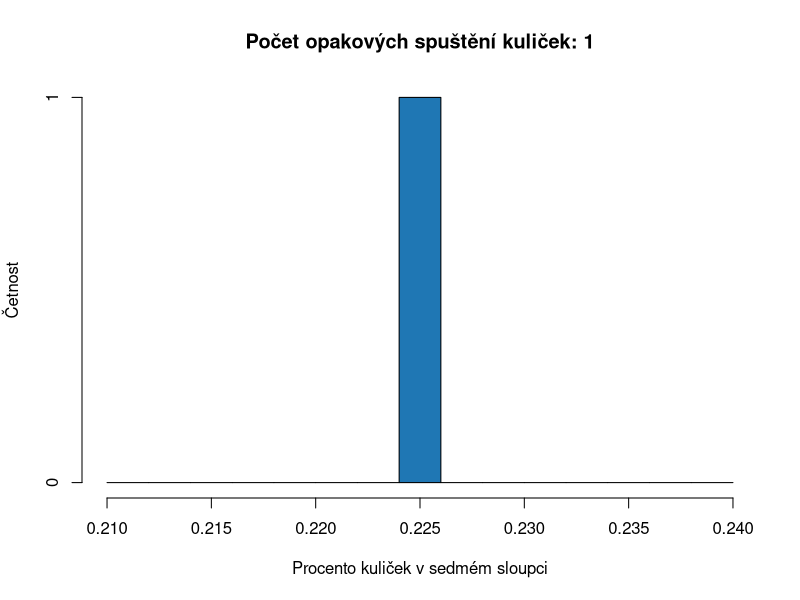
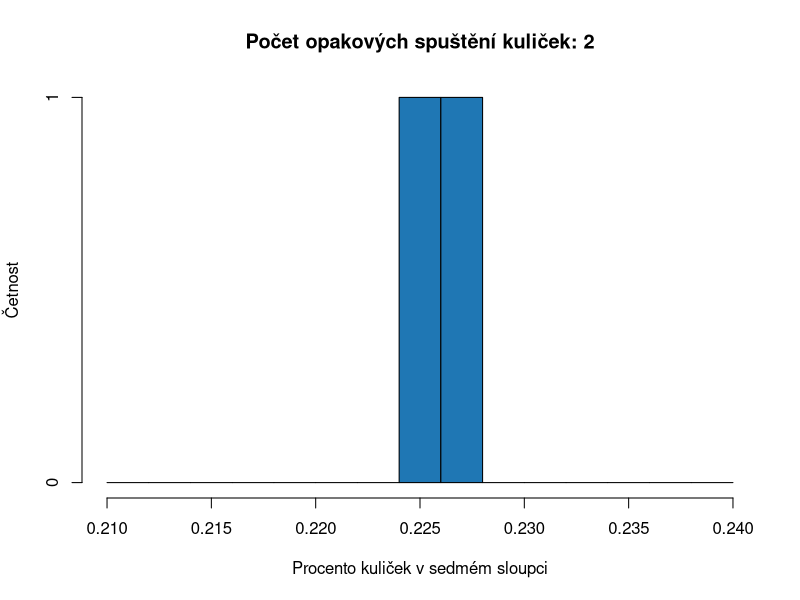
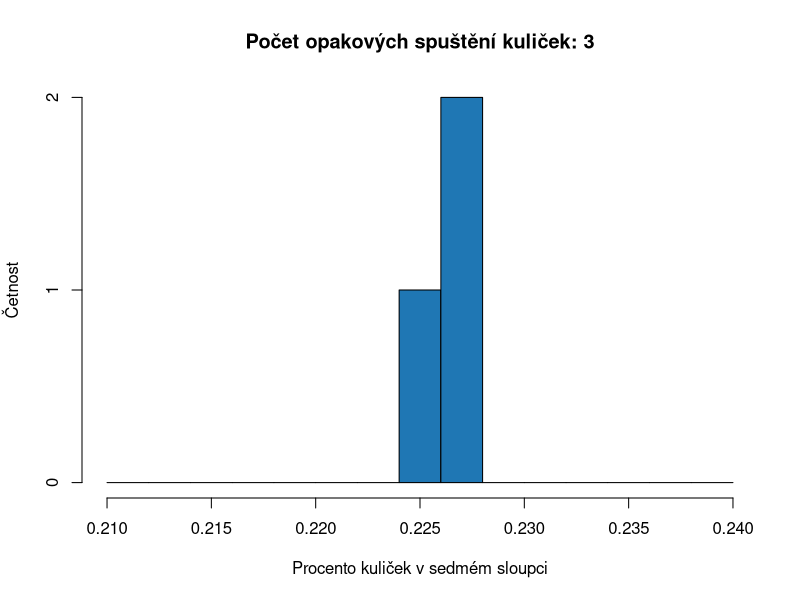
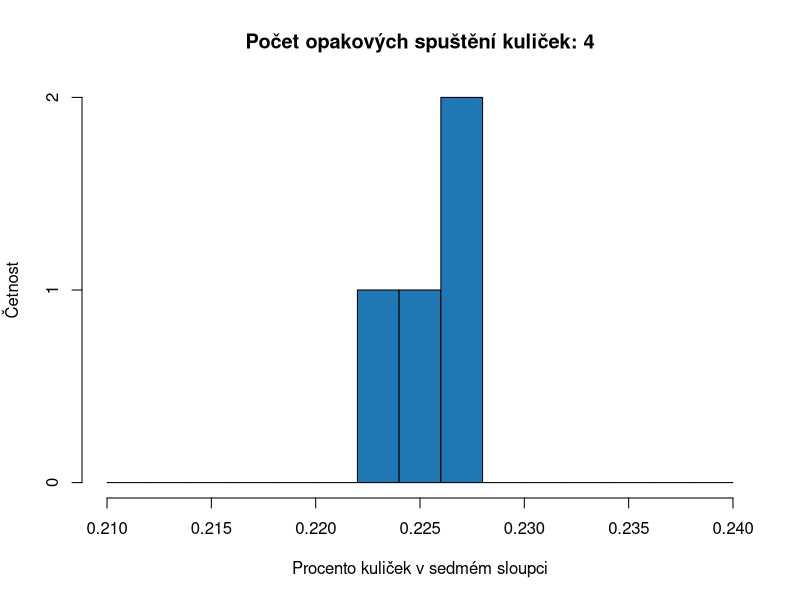
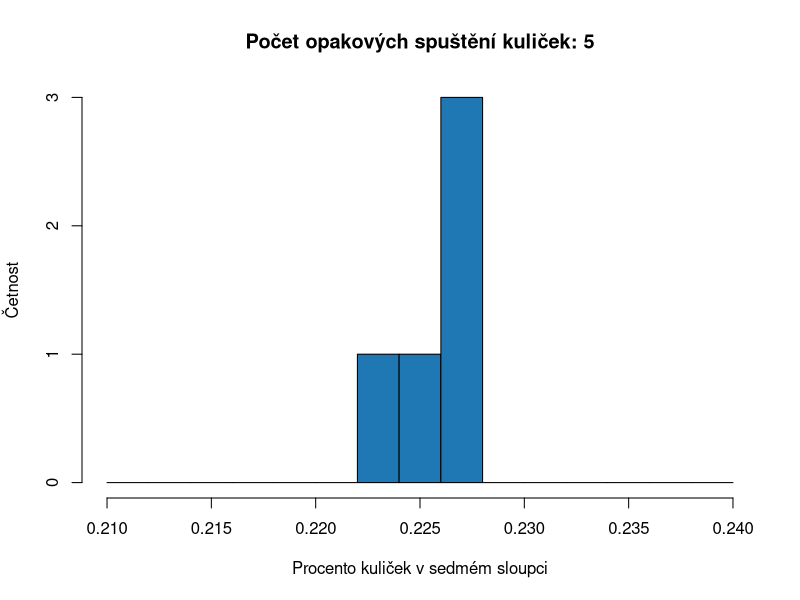
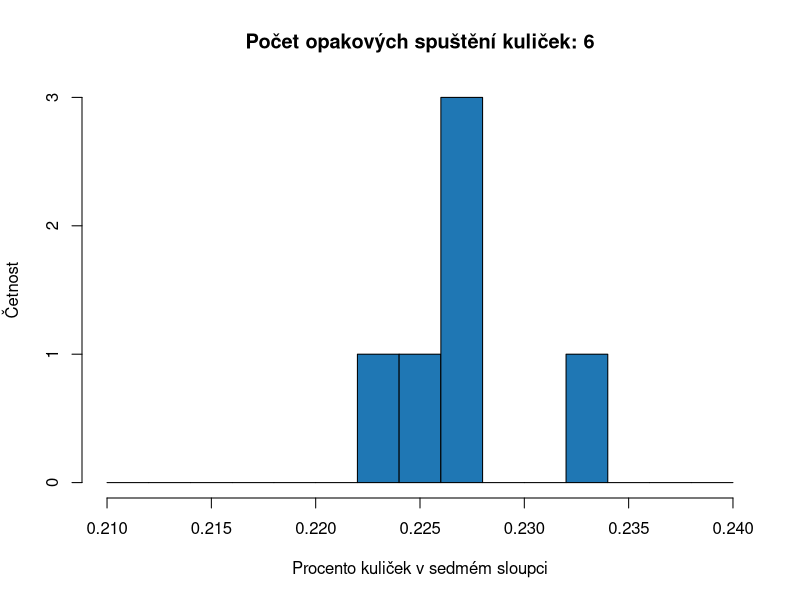
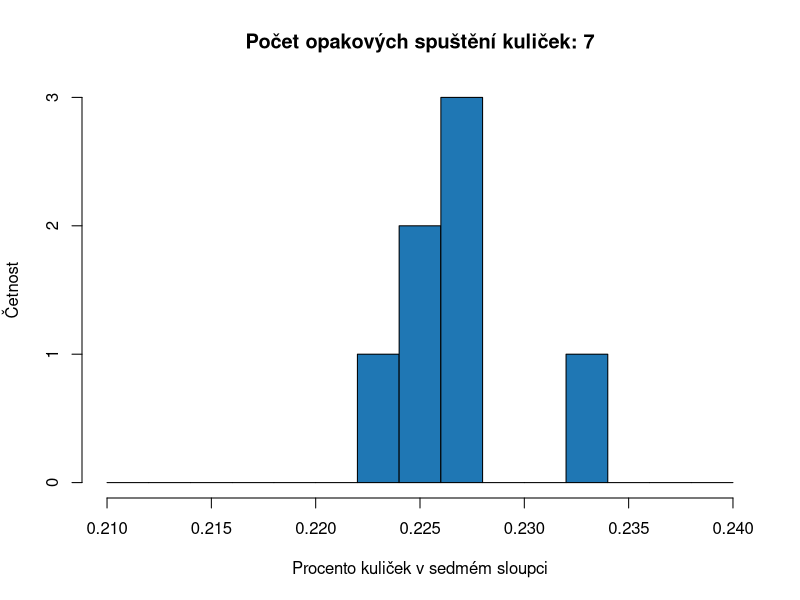
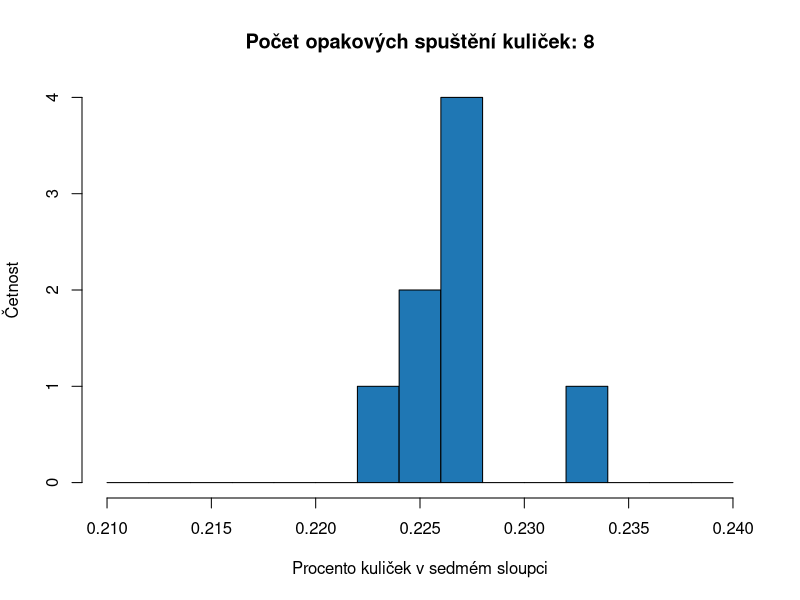

The R source for these figures, in order:
## ---- chunk 1
set.seed(42)
# pocet micku
n <- 10000
# pravdepodobnost uspechu (napravo)
p <- 0.5
# 0 by znamenalo všechny kulicky nalevo, 12 všechny kulicky napravo,
# celkem 13 možností, jak mohou kulicky skončit
s <- 12

vysledek <- rbinom(n = n, size = s, prob = p)
cetnost <- table(vysledek)

# pouzijeme nazev 6 v tabulce, protoze 0 je prvni sloupec
p_7 <- cetnost[names(cetnost) == "6"] / n
## ---- chunk 2
# funkce na vypocet p_7
rel_cetnost <- function(x, k) {
  cetnost <- table(x)
  p <- cetnost[names(cetnost) == k] / sum(cetnost)
  return(p)
}

# pocet simulaci
S <- 1:90
p_7 <- rep(NA, length(S))

for (i in S) {
  # spustime kulicky
  vysledek <- rbinom(n = n, size = s, prob = p)
  # vypocitame procento kulicek v kazdem sloupci
  p_7[i] <- rel_cetnost(vysledek, "6")

  hist(p_7,
    breaks = seq(0.21, 0.24, by = 0.002),
    xlim = c(0.21, 0.24),
    main = paste0("Počet opakových spuštění kuliček: ", S[i]),
    col = "#1f77b4",
    xlab = "Procento kuliček v sedmém sloupci", ylab = "Četnost"
  )
}
## ---- chunk 3
# vypocitame p
p_hat <- dbinom(6, size = 12, prob = 0.5)
# vypocitame smerodatnou odchylku dat
s_hat <- sqrt(p_hat * (1 - p_hat))

# vypocitame pdf rozlozeni procent
x <- seq(0.21, 0.24, length.out = 1000)
pdf <- dnorm(x, mean = p_hat, sd = s_hat/sqrt(n))


hist(p_7,
  breaks = seq(0.21, 0.24, by = 0.002),
  xlim = c(0.21, 0.24),
  col = "grey",
  main = "",
  xlab = "Procento kuliček v sedmém sloupci", ylab = "Četnost"
)
# pridame na druhou osu
par(new = TRUE)
plot(x, pdf,
  type = "l", lwd = 2,
  col = "#1f77b4",
  axes = FALSE,
  xlab = "", ylab = "",
  bty = "n"
)

legend("topright",
  legend = c(
    "rozdělení procent",
    paste0("N(", round(p_hat, 2), ",", round(s_hat/sqrt(n), 3), ")")
  ),
  lwd = c(2, 2),
  col = c("grey", "#1f77b4"),
  cex = 0.7
)
thicks <- round(seq(0, max(pdf), by = 10), 2)
axis(4, at = thicks, labels = thicks)
## ---- chunk 4
# definujeme velikost vyberu
N <- c(20, 50, 100)
# definujeme hodnoty pro ktere budeme pocitat pdf
x <- seq(0.00,1, length.out = 1000)

# vytvorime prazdný graf, do ktereho budeme pridavat
plot(x,
     type= "n",
     xlim = c(0, 0.8),
     ylim = c(0, 10),
     xlab = "Procento kuliček v sedmém sloupci", ylab = "PDF")

cols <- rev(RColorBrewer::brewer.pal(length(N) + 1, name = "Blues")  )

for(i in 1:length(N)) {
  # provedeme vyber a odhadneme p a sd
  n <- N[i]
  .vyber <- rbinom(n = n, size = s, prob = p)
  p_hat <- rel_cetnost(.vyber, "6")
  s_hat <- sqrt(p_hat*(1-p_hat))
  
  # vypocteme pdf pro T(p, s/sqrt(n), n-1) podle zobecneneho t-rozlozeni
  pdf_t <- 1/(s_hat / sqrt(n)) * dt((x - p_hat)/(s_hat / sqrt(n)), df = n-1)
  
  # pridame t-rozlozeni
  lines(x, pdf_t, type = "l", lwd = 2, col = cols[i])
}

# pridame legendu
legend("topright", 
       legend = c(paste0("T(p, s/sqrt(n), ", N-1, ")")),
       col = cols[1:length(N)],
       cex = 0.7,
       lwd = c(2, 2)
       )
## ---- chunk 5
probs <- c(0.025, 0.975)

# vypocitame quantily zobecneneho t-rozlozeni pro probs
q <- qt(probs, df = n-1)
q <- q * s_hat/sqrt(n) + p_hat

# vytvorime prazdný graf, do ktereho budeme pridavat
plot(x, pdf_t,
     type = "l", lwd = 2, 
     col = "grey",
     xlim = c(0, 0.8),
     ylim = c(0, 10),
     xlab = "Procento kuliček v sedmém sloupci", ylab = "PDF")

# naznacime kvantily a hodnoty vetsi nez nebo mensi nez
# pridame jako "h" abychom nazanacili integral 
lines(x[x < q[1]], pdf_t[x < q[1]], col = "#1f77b4", type = "h")
lines(x[x > q[2]], pdf_t[x > q[2]], col = "#1f77b4", type = "h")

legend("topright", 
       legend = c("p_0.025 | p_0.975", paste0("T(", round(p_hat, 2),
                                              ",",
                                              round(s_hat / sqrt(n), 2),
                                              ",",
                                              tail(N, 1)-1,")")
       ), 
       col = c("#1f77b4", "grey"),
       lwd = c(2, 2),
       cex = 0.7)
## ---- chunk 6
t_q <- qt(probs, n-1)
i_s <- p_hat + t_q * s_hat/sqrt(n)
## ---- chunk 7
# vytvorime si funkci na vypocet is
interval_spolehlivosti <- function(p_hat, alpha, n) {
  # spocitame populacni sd
  s_hat <- sqrt(p_hat *(1 - p_hat))
  # vypocitame pravdepodobnosti 1-alpha/2
  probs <- c(alpha / 2, 1 - (alpha / 2))
  # spocitame kvantily pro 1/alpha/2
  t_q <- qt(probs, n-1)
  # spocitame interval spolehlivosti
  i_s <- p_hat + t_q * s_hat/sqrt(n)
  return(i_s)
}

# pocet simulaci
S <- 100
# velikost vyberu
n <- 100
# urcime hladinu spolehlivosti
alpha <- 0.1
# populacni hodnota
pi <- dbinom(x = 6, size = 12, prob = 0.5) 

# vyvorime prazdny graf
plot(1:S, type= "n", 
     xlab = "Pořadí", ylab = "Procento kuliček v sedmém sloupci",
     ylim = c(0.05, 0.45))

for(x in 1:S) {
  # udelame vyber a spocitame ...
  # ...vyberovy prumer a smerodatnou odchylku
  vyber <- rbinom(n, size = 12, prob = 0.5)
  p_hat <- rel_cetnost(vyber, "6")
  s_hat <- sqrt(p_hat * (1 - p_hat))
  
  # spocitame interval spolehlivosti
  i_s <-interval_spolehlivosti(p_hat, alpha, n)
  
  # zvolime barvu podletoho, zda is pokryva populacni parametr
  .col <- "#1f77b4"
  if(i_s[1] > pi | i_s[2] < pi) {
    .col <- "grey"  
  }
  # zobrazime v grafu bodovy odhad
  points(x, p_hat, pch = 19, col = .col)
  lines(c(x, x), i_s, lwd = 1, col = .col)
}
# pridame populacni prumer
abline(h = pi, col = "black", lwd = 2)

legend("topright", 
       legend = "populační parametr",
       col = "black",
       lwd = 2)
## ---- chunk 8
# pocet bootstrap vyberu
S <- 1e4
p_hat <- rep(NA, S)
for(i in 1:S) {
  # udelame vyber s opakovanim
  boostrap_vyber <- sample(.vyber, size = n, replace = TRUE)
  # vypocitame parametr vyberu
  p_hat[i] <- rel_cetnost(boostrap_vyber, "6")
}

hist(p_hat, 
     col = "#1f77b4",
     xlab = "Procento kuliček v sedmém sloupci", ylab = "Četnost",
     main = "")

# vypocitale kvantil 0.025 a 0.975
alpha <- 0.05
i_s <- quantile(p_hat, probs = c(alpha/2, 1-alpha/2))
## ---- chunk 9
# vytvorime funkci
bootstrap <- function(x, func, S) {
  n <- length(x)
  parameter <- rep(NA, S)
  # provedeme vybery s opakovanim
  for(i in 1:S) {
    # udelame vyber s opakovanim
    boostrap_vyber <- sample(x, size = n, replace = TRUE)
    # vypocitame parametr vyberu
    parameter[i] <- func(boostrap_vyber)
  }
  return(parameter)
}

# funkce na vypocet pomeru
pomer <- function(x) {
  ans <- rel_cetnost(x, "4") / rel_cetnost(x, "6")
  # pokud nebudou zadne kulicky v jednom ze sloupcu ...
  # ...vratit NA
  if(length(ans) == 0) {
    return(NA)
  } else {
    return(ans)
  }
}
# vypocitame bootstrap parametru
p_hat <- bootstrap(.vyber, pomer, S)

hist(p_hat, 
     col = "#1f77b4",
     xlab = "Poměr procenta kuliček v pátém a sedmém sloupci", 
     ylab = "Četnost",
     main = "")

# vypocitale kvantil 0.025 a 0.975
alpha <- 0.05
i_s <- quantile(p_hat, 
                probs = c(alpha/2, 1-alpha/2), 
                na.rm = TRUE)
## ---- chunk 10
# pocet simulaci
S <- 5000
# vektor, kam budeme ukladat prumery
prumer <- rep(NA, S)
# velikost vyberu
n <- 100
# parametry uniformniho rozlozeni
a <- -10
b <- 10

for(i in 1:S) {
  vyber <- runif(n, min = -10, max = 10)
  prumer[i] <- mean(vyber)
}

hist(prumer,
  col = "#1f77b4",
  breaks = 10,
  xlim = c(-3, 3),
  main = "",
  xlab = "Průměr x~U(-10, 10)", ylab = "Četnost"
)

legend("topright", 
       legend = paste0("průměr: ", round(mean(prumer), 2),
                       "\n",
                       "směr.odchylka: ", round(sd(prumer), 2)),
       lwd = 10,
       col = "#1f77b4",
       cex = 0.7
       )
## ---- chunk 11
# zvolime hladinu spolehlivosti
alpha <- 0.05
# vypocitame vyberovy prumer
x_hat <- mean(vyber)
# vypocitame vyberovou smer. odchylku
s_hat <- sd(vyber)
# vypocitame kvantil t rozdeleni pro n-1
t_q <- qt(c(alpha/2, 1-alpha/2), df = n-1)
# vypocitame interval spolehlivosti
i_s <- x_hat + t_q * s_hat/sqrt(n)
# zaokrouhlime pro prehlednost
i_s <- round(i_s, 2)
## ---- chunk 12
n <- 66
vyberovy_prumer <- 2.61
vyberova_sd <- 0.66
smerodatna_chyba <- vyberova_sd / sqrt(n)

# vypocitame pdf vyberoveho rozdeleni prumery
x <- seq(2.2, 3, length.out = 1000)
pdf_prumer <- dt((x - vyberovy_prumer) / smerodatna_chyba, df = n-1) * 1/smerodatna_chyba

par(mfrow = c(1, 2))
# vyberove rozdeleni prumeru
plot(x, pdf_prumer,
     xlab = "Logaritmus počtu slov ve větě",
     ylab = "PDF",
     col = "#1f77b4",
     main = "Výběrové rozdělení průměru",
     type = "l", lwd = 2,
     cex.main = 0.7)

# vypocitame pdf vyberove směrodatné odchylky
r_s <- sqrt((n-1)*vyberova_sd^2 / rchisq(1e5, n-1))
pdf_s <- density(r_s, n=1e5)


# vyberove rozdeleni rozptylu
plot(pdf_s,
     xlab = "Logaritmus počtu slov ve větě",
     ylab = "PDF",
     col = "#1f77b4",
     main = "Výběrové rozdělení směr.odchylky",
     type = "l", lwd = 2,
     cex.main = 0.7)

# vypocitame jeste interval spolehlivosti
alpha <- 0.05
q <- c(alpha/2, 1-alpha/2)
is_prumer <- vyberovy_prumer + smerodatna_chyba * qt(q, df = n-1)
is_sd <- quantile(r_s, probs = q)
## ---- chunk 13
# pocet simulaci
s <- 1e5
# matrix na ukladani simulaci
S <- matrix(NA, nrow = s, ncol = n)
for(i in 1:s) {
  S[i, ] <- rt(n, df = n-1) * 
    sqrt((n-1)*vyberova_sd^2 / rchisq(1, n-1)) + # vyberovy rozptyl
    rnorm(1, vyberovy_prumer, smerodatna_chyba) # vyberovy prumer
}

# zobrazime prvnich 100
plot(s,
  type = "l",
  xlab = "log(s)",
  ylab = "Hustota pravděpodobnosti (PDF)", main = "",
  col = "#1f77b4",
  xlim = c(0, 5), ylim = c(0, 0.85),
  lwd = 2
)
for (i in 1:50) {
  # provedeme vybery z t rozdeleni o stejne velikosti vyberu
  lines(density(S[i, ]), col = adjustcolor("black", alpha.f = 0.2))
}

# vypocitame (P > log(20))
q <- log(20)
cdf <- apply(S, 1, function(x) sum(x > q) / n)
i_s <- quantile(cdf, probs = c(alpha/2, 1-alpha/2))
